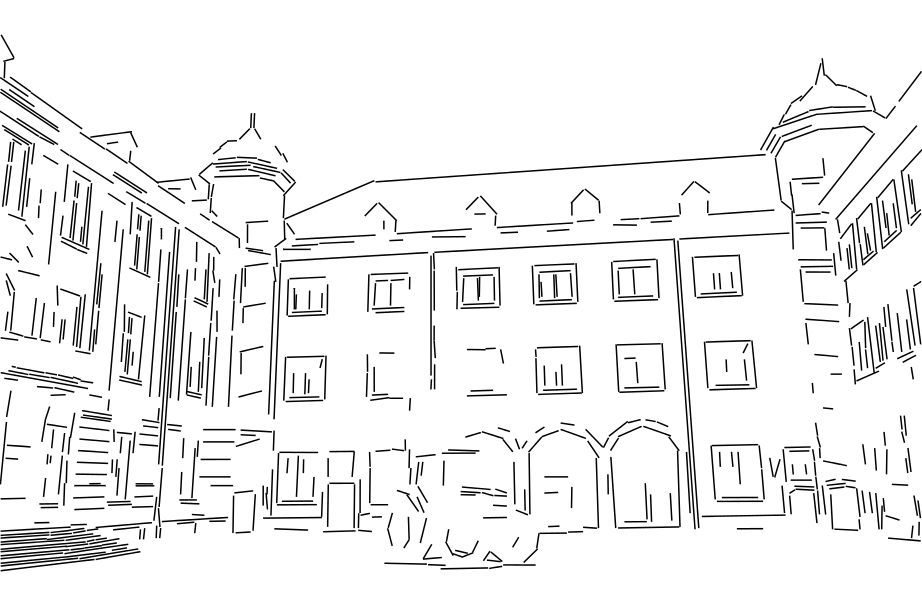
%> input picture Lab1/lab1/Data/0000_s_lines.jpg, 922 x 614 px
$ octave --eval "result = correct(imread('Data/0000_s_lines.jpg'));"   (GNU Octave 9; MATLAB toolbox functions it lacks are replaced by stand-ins)
%> lines starting %> are read from the running program, lines starting %| are printed output that depends on the picture; in (x1, y1, x2, y2) boxes, pixels count from 0 and x2, y2 are one past the last pixel; in counts of white or black regions, pixels touching at a corner belong together; the program's own positions count from 1
function [ Io ] = correct( I )
[m,n,o]=size(I);
%> m = 614; n = 922; o = 3
if o==3
    Ir=rgb2gray(I);
end
Ir=imbinarize(Ir);
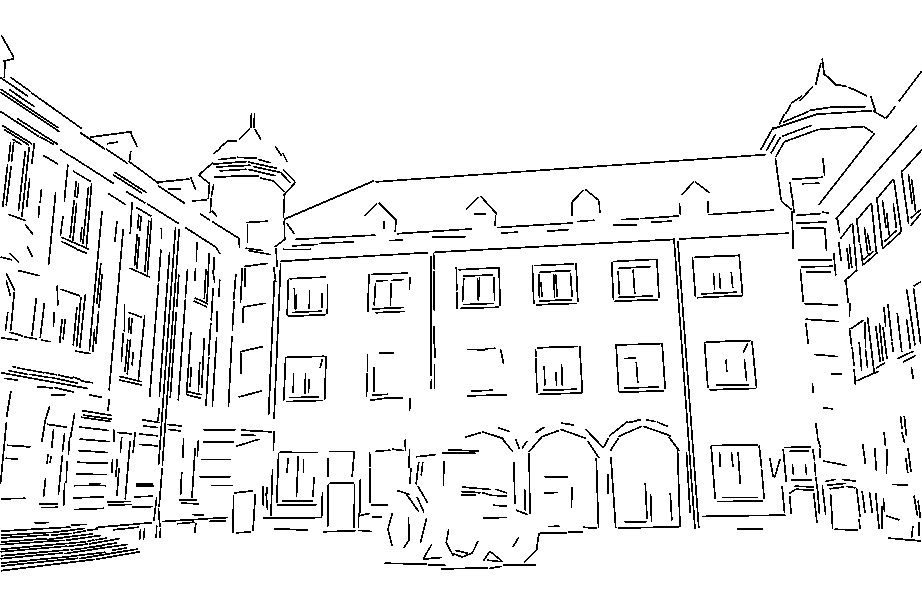
%> Ir: size 614x922 logical; 93.1% white; black in thin lines or dots, all inside (x1, y1, x2, y2) = (0, 35, 922, 572)
i=0;
U=ones(m,1);
D=0;
while((D~=0) & (i<n))
    i=i+1;
    C=Ir(:,i);
    D=C&U;

end
%> after the loop, i = 0
j=0;
U=ones(1,n);
D=0;
while((D~=0) & (j<m))
    j=j+1;
    C=Ir(j,:);
    D=C&U;

end
%> after the loop, j = 0
Io=I(1:j,1:i,:);
%> Io = []
end

$ run again, on Lab1/lab1/Data/0001_s_lines.jpg
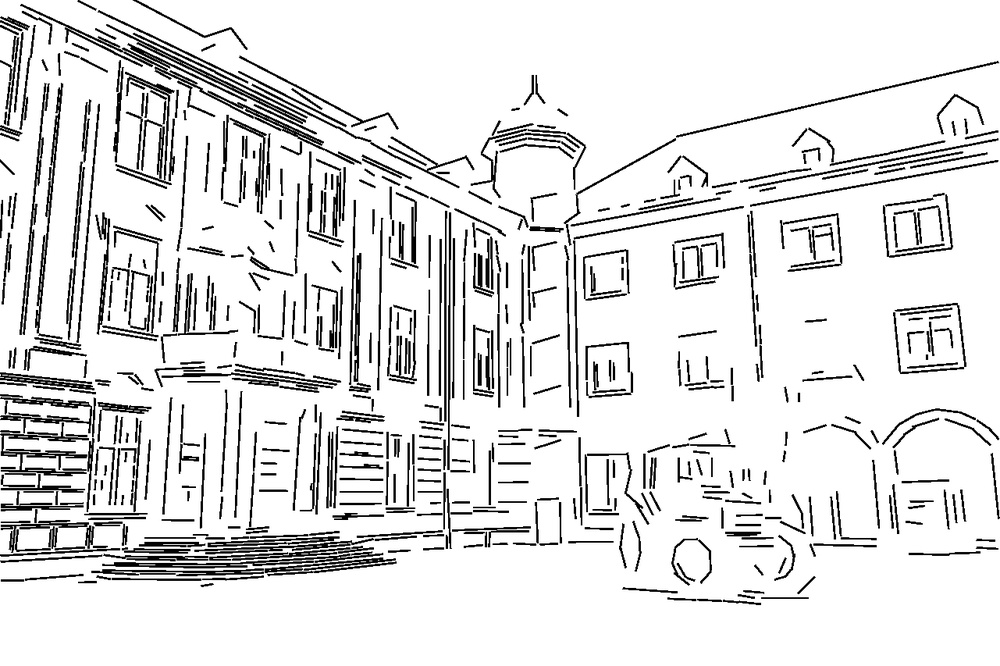
%> input picture Lab1/lab1/Data/0001_s_lines.jpg, 1000 x 666 px, shrunk from 1281 x 853 before the run
%> in correct, `Ir=imbinarize(Ir);`:
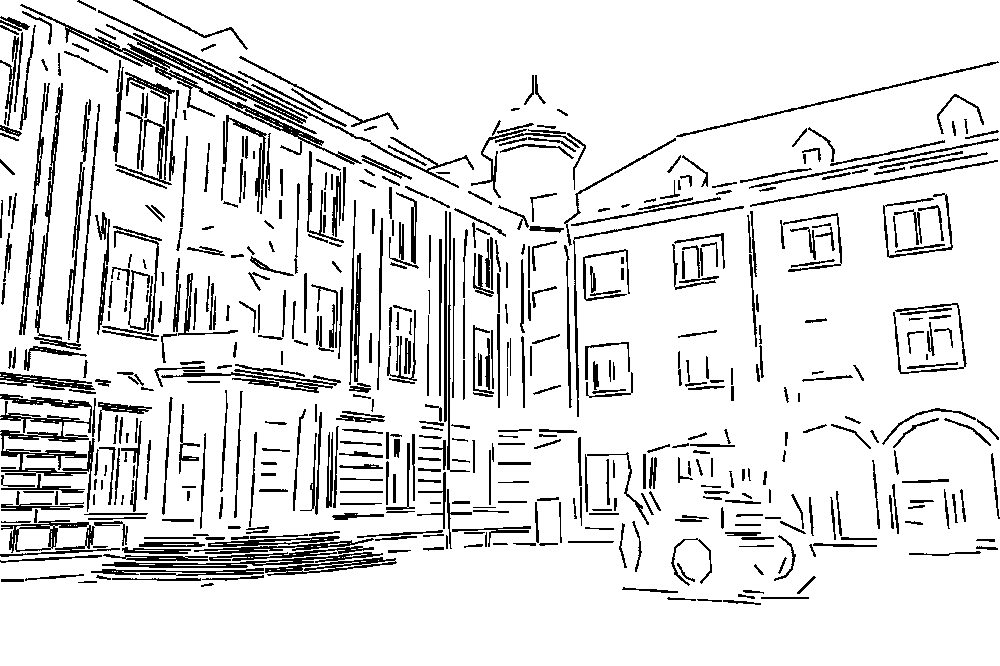
%> Ir: size 666x1000 logical; 88.2% white; black in thin lines or dots
%> after the loop in correct, `while((D~=0) & (i<n))`: i = 0
%> Io = []
